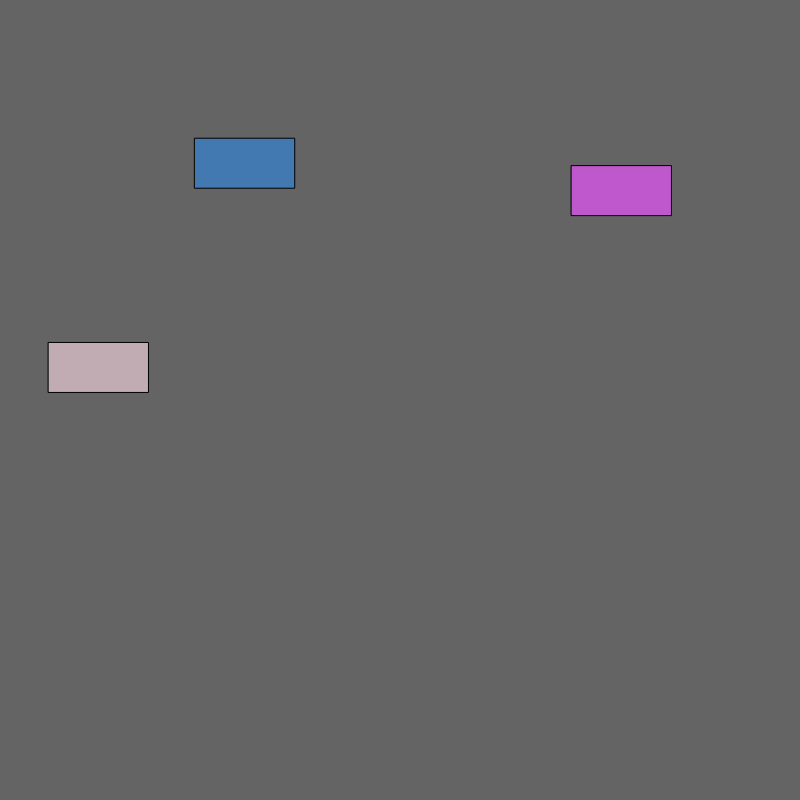
Frame 1 (no input)
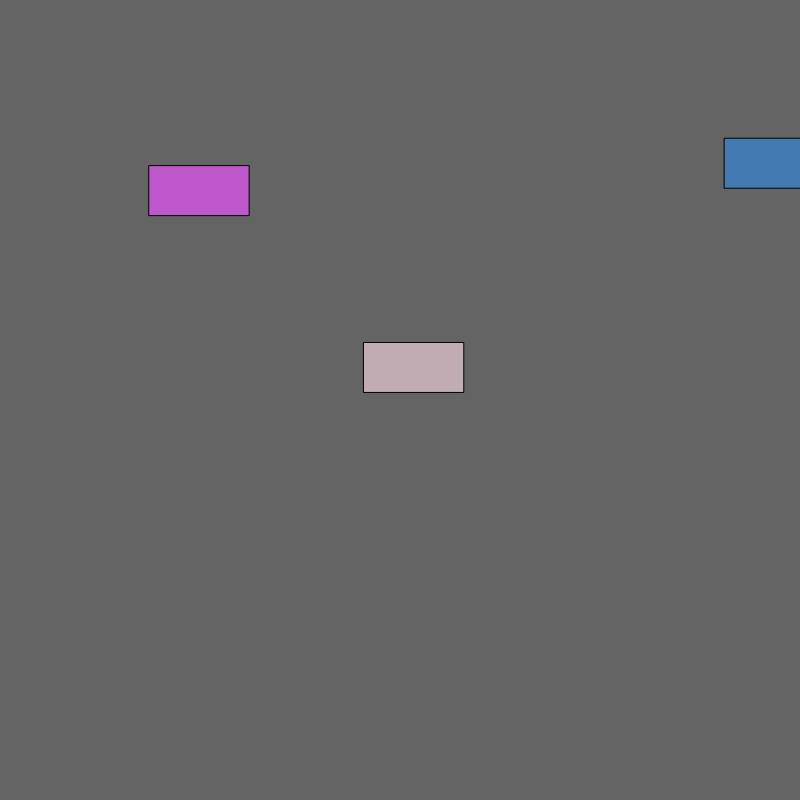
Frame 60 (no input)
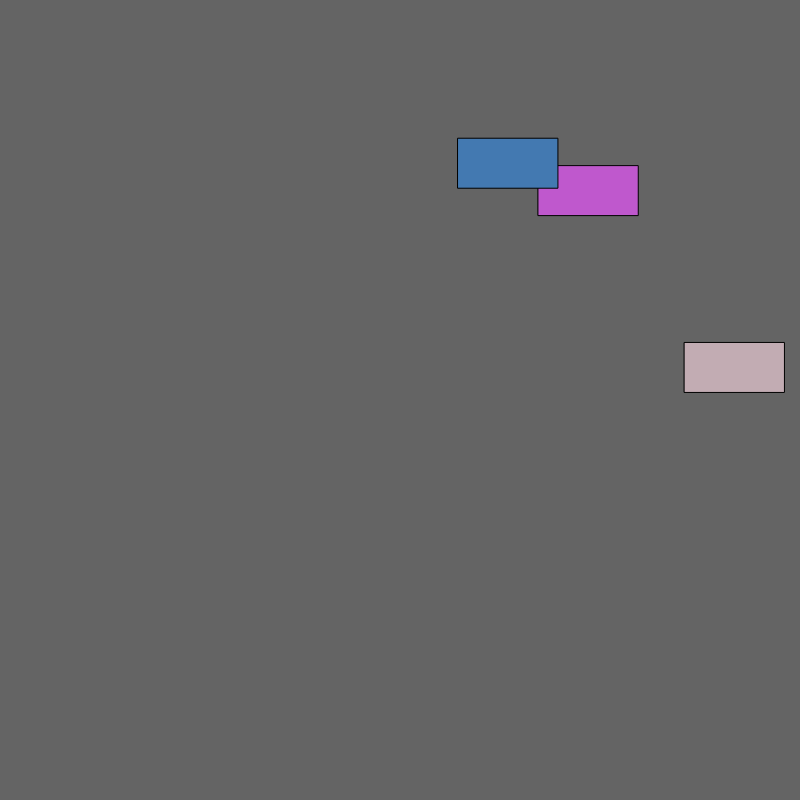
Frame 120 (the mouse pressed at the canvas centre since frame 60)

The p5.js sketch that drew these frames (run headless with seeded random() and noise() and a simulated clock; from frame 60 on, the mouse is pressed at the canvas centre):

// p5.js sketch
// ── sketch.js
var myCar1, myCar2, myCar3;

function setup() {
  createCanvas(800, 800);
  myCar1 = new Car();
  myCar2 = new Car();
  myCar3 = new Car();

}

function draw() {
  background(100);
  myCar1.display();
  myCar1.drive();

  myCar2.display();
  myCar2.drive();

  myCar3.display();
  myCar3.drive();

}

function mouseReleased() {

}

function Car() {
   this.x = random(width);
   this.y = random(height);
   this.r = random(255);
   this.g = random(255);
   this.b = random(255);
   this.v = random(5, 10);

   this.display = function() {
     fill(this.r, this.g, this.b)
     rect(this.x, this.y, 100, 50);
   }

   this.drive = function() {
     this.x = this.x + this.v;
     if (this.x > width) {
       this.x = 0;
     }
   }
}
